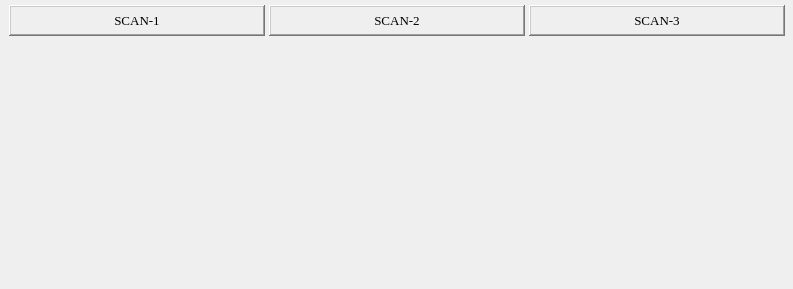
<?xml version="1.0" encoding="UTF-8"?>
<ui version="4.0">
 <class>MainWindow</class>
 <widget class="QMainWindow" name="MainWindow">
  <property name="geometry">
   <rect>
    <x>0</x>
    <y>0</y>
    <width>793</width>
    <height>289</height>
   </rect>
  </property>
  <property name="windowTitle">
   <string>microCT Controller</string>
  </property>
  <property name="styleSheet">
   <string notr="true"/>
  </property>
  <widget class="QWidget" name="centralwidget">
   <widget class="caFrame" name="caframe">
    <property name="geometry">
     <rect>
      <x>-1</x>
      <y>0</y>
      <width>871</width>
      <height>301</height>
     </rect>
    </property>
    <property name="background">
     <color>
      <red>156</red>
      <green>156</green>
      <blue>156</blue>
     </color>
    </property>
    <property name="backgroundMode">
     <enum>caFrame::Filled</enum>
    </property>
    <widget class="caInclude" name="cainclude">
     <property name="geometry">
      <rect>
       <x>15</x>
       <y>45</y>
       <width>243</width>
       <height>231</height>
      </rect>
     </property>
     <property name="macro">
      <string notr="true">P=$(W), S=scan1, CONFIG=$(CONFIG)</string>
     </property>
     <property name="filename" stdset="0">
      <string notr="true">../scan/scan-v2.ui</string>
     </property>
    </widget>
    <widget class="caInclude" name="cainclude_2">
     <property name="geometry">
      <rect>
       <x>275</x>
       <y>45</y>
       <width>243</width>
       <height>231</height>
      </rect>
     </property>
     <property name="macro">
      <string notr="true">P=$(W), S=scan2, CONFIG=$(CONFIG)</string>
     </property>
     <property name="filename" stdset="0">
      <string notr="true">../scan/scan-v2.ui</string>
     </property>
    </widget>
    <widget class="caInclude" name="cainclude_3">
     <property name="geometry">
      <rect>
       <x>535</x>
       <y>45</y>
       <width>243</width>
       <height>231</height>
      </rect>
     </property>
     <property name="macro">
      <string notr="true">P=$(W), S=scan3, CONFIG=$(CONFIG)</string>
     </property>
     <property name="filename" stdset="0">
      <string notr="true">../scan/scan-v2.ui</string>
     </property>
    </widget>
    <widget class="caLabel" name="calabel">
     <property name="geometry">
      <rect>
       <x>10</x>
       <y>5</y>
       <width>256</width>
       <height>31</height>
      </rect>
     </property>
     <property name="font">
      <font>
       <family>Times New Roman</family>
       <pointsize>10</pointsize>
       <weight>50</weight>
       <bold>false</bold>
      </font>
     </property>
     <property name="frameShape">
      <enum>QFrame::WinPanel</enum>
     </property>
     <property name="frameShadow">
      <enum>QFrame::Raised</enum>
     </property>
     <property name="lineWidth">
      <number>1</number>
     </property>
     <property name="midLineWidth">
      <number>1</number>
     </property>
     <property name="text">
      <string>SCAN-1</string>
     </property>
     <property name="alignment">
      <set>Qt::AlignCenter</set>
     </property>
     <property name="foreground">
      <color>
       <red>0</red>
       <green>0</green>
       <blue>0</blue>
      </color>
     </property>
     <property name="background">
      <color>
       <red>169</red>
       <green>209</green>
       <blue>239</blue>
      </color>
     </property>
    </widget>
    <widget class="caGraphics" name="cagraphics_2">
     <property name="geometry">
      <rect>
       <x>10</x>
       <y>40</y>
       <width>256</width>
       <height>241</height>
      </rect>
     </property>
     <property name="foreground">
      <color>
       <red>105</red>
       <green>105</green>
       <blue>105</blue>
      </color>
     </property>
     <property name="linestyle" stdset="0">
      <enum>caGraphics::Solid</enum>
     </property>
     <property name="fillstyle" stdset="0">
      <enum>caGraphics::Filled</enum>
     </property>
     <property name="lineSize">
      <number>2</number>
     </property>
     <property name="lineColor">
      <color>
       <red>0</red>
       <green>0</green>
       <blue>0</blue>
      </color>
     </property>
    </widget>
    <widget class="caLabel" name="calabel_2">
     <property name="geometry">
      <rect>
       <x>270</x>
       <y>5</y>
       <width>256</width>
       <height>31</height>
      </rect>
     </property>
     <property name="font">
      <font>
       <family>Times New Roman</family>
       <pointsize>10</pointsize>
       <weight>50</weight>
       <bold>false</bold>
      </font>
     </property>
     <property name="frameShape">
      <enum>QFrame::WinPanel</enum>
     </property>
     <property name="frameShadow">
      <enum>QFrame::Raised</enum>
     </property>
     <property name="lineWidth">
      <number>1</number>
     </property>
     <property name="midLineWidth">
      <number>1</number>
     </property>
     <property name="text">
      <string>SCAN-2</string>
     </property>
     <property name="alignment">
      <set>Qt::AlignCenter</set>
     </property>
     <property name="foreground">
      <color>
       <red>0</red>
       <green>0</green>
       <blue>0</blue>
      </color>
     </property>
     <property name="background">
      <color>
       <red>169</red>
       <green>209</green>
       <blue>239</blue>
      </color>
     </property>
    </widget>
    <widget class="caLabel" name="calabel_3">
     <property name="geometry">
      <rect>
       <x>530</x>
       <y>5</y>
       <width>256</width>
       <height>31</height>
      </rect>
     </property>
     <property name="font">
      <font>
       <family>Times New Roman</family>
       <pointsize>10</pointsize>
       <weight>50</weight>
       <bold>false</bold>
      </font>
     </property>
     <property name="frameShape">
      <enum>QFrame::WinPanel</enum>
     </property>
     <property name="frameShadow">
      <enum>QFrame::Raised</enum>
     </property>
     <property name="lineWidth">
      <number>1</number>
     </property>
     <property name="midLineWidth">
      <number>1</number>
     </property>
     <property name="text">
      <string>SCAN-3</string>
     </property>
     <property name="alignment">
      <set>Qt::AlignCenter</set>
     </property>
     <property name="foreground">
      <color>
       <red>0</red>
       <green>0</green>
       <blue>0</blue>
      </color>
     </property>
     <property name="background">
      <color>
       <red>169</red>
       <green>209</green>
       <blue>239</blue>
      </color>
     </property>
    </widget>
    <widget class="caGraphics" name="cagraphics_3">
     <property name="geometry">
      <rect>
       <x>270</x>
       <y>40</y>
       <width>256</width>
       <height>241</height>
      </rect>
     </property>
     <property name="foreground">
      <color>
       <red>105</red>
       <green>105</green>
       <blue>105</blue>
      </color>
     </property>
     <property name="linestyle" stdset="0">
      <enum>caGraphics::Solid</enum>
     </property>
     <property name="fillstyle" stdset="0">
      <enum>caGraphics::Filled</enum>
     </property>
     <property name="lineSize">
      <number>2</number>
     </property>
     <property name="lineColor">
      <color>
       <red>0</red>
       <green>0</green>
       <blue>0</blue>
      </color>
     </property>
    </widget>
    <widget class="caGraphics" name="cagraphics_4">
     <property name="geometry">
      <rect>
       <x>530</x>
       <y>40</y>
       <width>256</width>
       <height>241</height>
      </rect>
     </property>
     <property name="foreground">
      <color>
       <red>105</red>
       <green>105</green>
       <blue>105</blue>
      </color>
     </property>
     <property name="linestyle" stdset="0">
      <enum>caGraphics::Solid</enum>
     </property>
     <property name="fillstyle" stdset="0">
      <enum>caGraphics::Filled</enum>
     </property>
     <property name="lineSize">
      <number>2</number>
     </property>
     <property name="lineColor">
      <color>
       <red>0</red>
       <green>0</green>
       <blue>0</blue>
      </color>
     </property>
    </widget>
    <zorder>cagraphics_4</zorder>
    <zorder>cagraphics_3</zorder>
    <zorder>calabel</zorder>
    <zorder>cagraphics_2</zorder>
    <zorder>cainclude</zorder>
    <zorder>cainclude_2</zorder>
    <zorder>cainclude_3</zorder>
    <zorder>calabel_2</zorder>
    <zorder>calabel_3</zorder>
   </widget>
  </widget>
 </widget>
 <customwidgets>
  <customwidget>
   <class>caFrame</class>
   <extends>QFrame</extends>
   <header>caFrame</header>
   <container>1</container>
  </customwidget>
  <customwidget>
   <class>caLabel</class>
   <extends>QLabel</extends>
   <header>caLabel</header>
  </customwidget>
  <customwidget>
   <class>caGraphics</class>
   <extends>QWidget</extends>
   <header>caGraphics</header>
  </customwidget>
  <customwidget>
   <class>caInclude</class>
   <extends>QWidget</extends>
   <header>caInclude</header>
  </customwidget>
 </customwidgets>
 <resources/>
 <connections/>
</ui>
